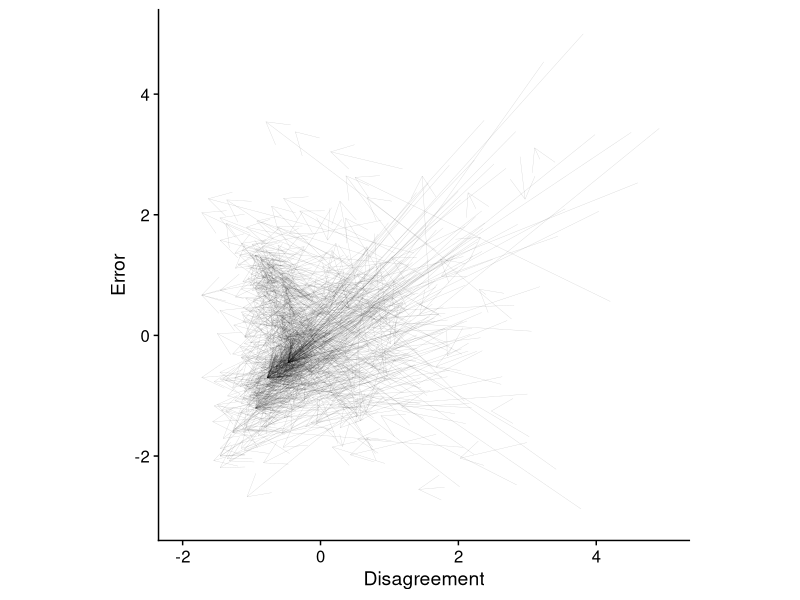
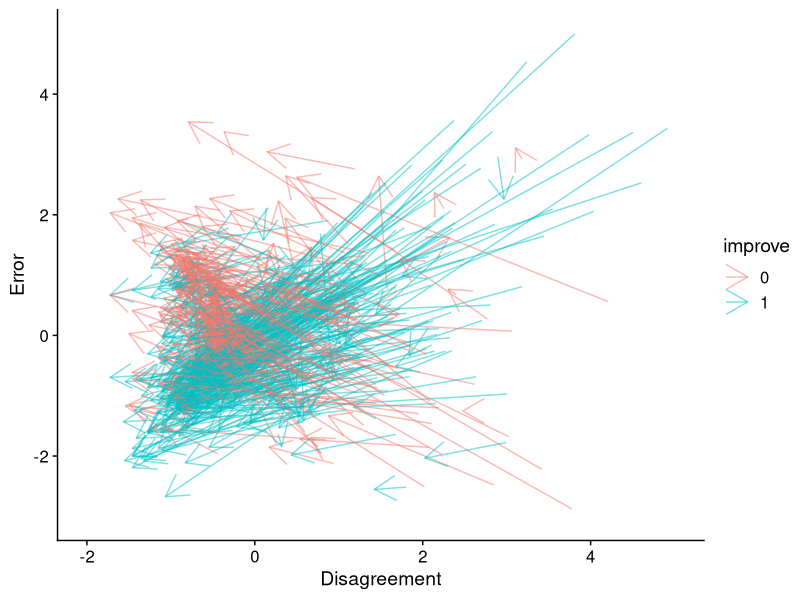
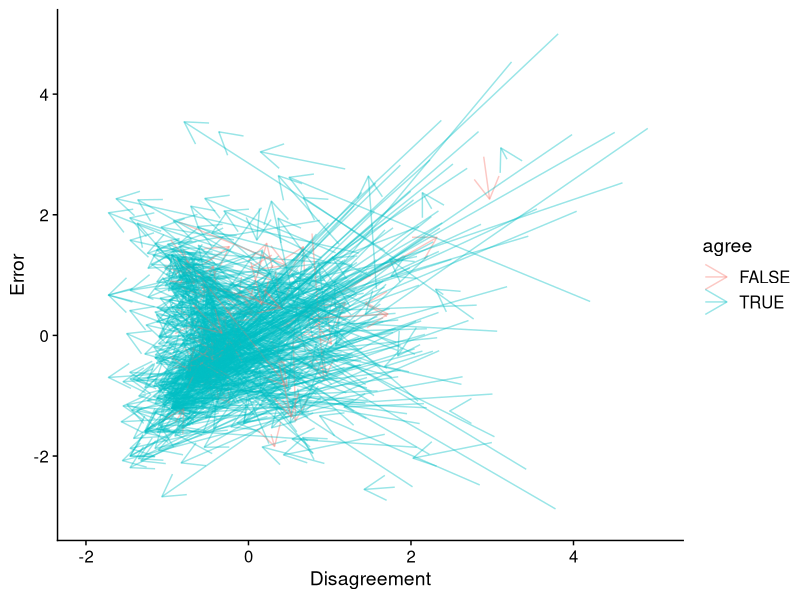
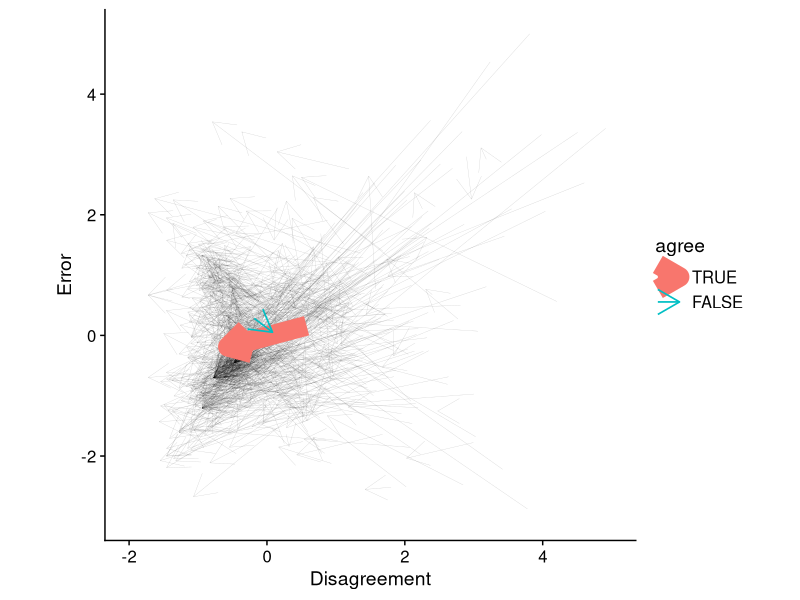
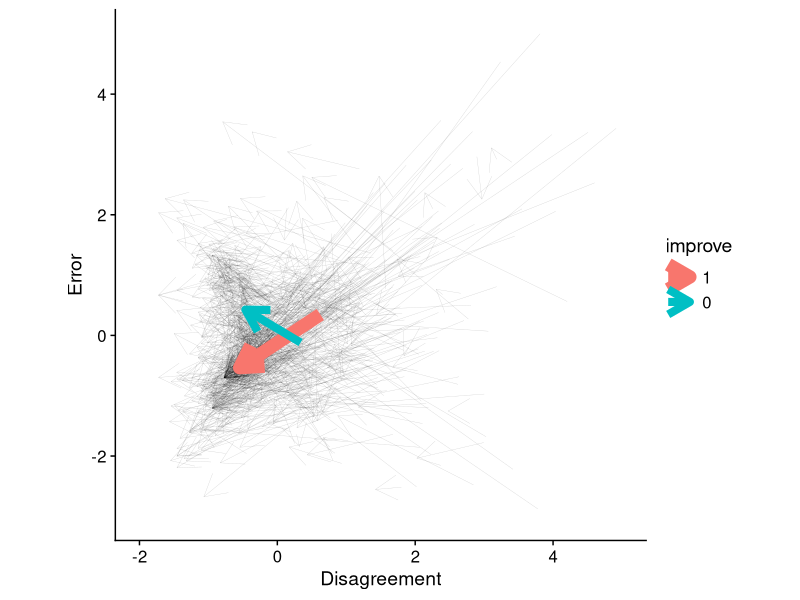

These charts were generated, in order, by the following R code:
## ---- chunk 1
setwd("/Users/owo/Desktop/convergence-valence_space/")
library("tidyverse")
library("cowplot")
## ---- chunk 2
group_data <- read_csv("data1.csv")
# DATA1 <- read_csv("indS1dates1.csv")
# DATA2 <- read_csv("indS1dates2.csv")
# DATA  <- bind_rows(DATA1, DATA2)
group_data <- mutate(group_data, agree = sd2 < sd1) # create a new variable to indicate whether group agreement formed
## ---- chunk 3
group_data_n <- group_data %>% 
  pivot_longer(cols = 8:9,   names_to ="acc_time", values_to = "acc_val") %>% 
  pivot_longer(cols = 12:13, names_to ="agr_time", values_to = "agr_val") %>% 
  group_by(qcode) %>% 
  mutate(acc_val = scale(acc_val), agr_val = scale(agr_val)) %>% 
  pivot_wider(names_from = "acc_time", values_from = "acc_val") %>% 
  pivot_wider(names_from = "agr_time", values_from = "agr_val") %>% 
  mutate(agree = as.factor(agree), improve = as.factor(improve)) %>% 
  ungroup(qcode)
## ---- chunk 4
arrow_graph_n <- ggplot() +
  geom_segment(aes(x = sd1, y = aee1, xend = sd2, yend = aee2), data = group_data_n, arrow = arrow(), alpha = 0.2, size = 0.1) + 
  theme_cowplot() + xlab('Disagreement') + ylab('Error') + ylim(-3, 5) + xlim(-2, 5) + theme(aspect.ratio=1) 
arrow_graph_n # normalised 

arrow_graph_accuracy_n <- ggplot() +
  geom_segment(aes(x = sd1, y = aee1, xend = sd2, yend = aee2, colour = improve), data = group_data_n, arrow = arrow(), alpha = 0.5) + 
  theme_cowplot() + xlab('Disagreement') + ylab('Error') + ylim(-3, 5) + xlim(-2, 5)
arrow_graph_accuracy_n # normalised broken down with whether group performance were improved

arrow_graph_agree_n <- ggplot() +
  geom_segment(aes(x = sd1, y = aee1, xend = sd2, yend = aee2, colour = agree), data = group_data_n, arrow = arrow(), alpha = 0.4) + 
  theme_cowplot() + xlab('Disagreement') + ylab('Error') + ylim(-3, 5) + xlim(-2, 5)
arrow_graph_agree_n # normalised broken down with whether group agreement were formed
## ---- chunk 5
averaged_data_n <- group_data_n %>% 
  select(sd1, sd2, aee1, aee2, agree) %>% 
  group_by(agree) %>% 
  summarise(sd1 = mean(sd1), sd2 = mean(sd2), aee1 = mean(aee1), aee2 = mean(aee2), case = n()/100)
line_thickness <- averaged_data_n %>% select(case) %>% unlist() %>% as.vector() # don't mapping thickness by aes(size = x)

arrow_graph_agree_n_average <- ggplot() +
  geom_segment(aes(x = sd1, y = aee1, xend = sd2, yend = aee2), data = group_data_n, arrow = arrow(), alpha = 0.2, size = 0.1) + 
  geom_segment(aes(x = sd1, y = aee1, xend = sd2, yend = aee2, colour = agree), data = averaged_data_n %>% filter(agree == 'TRUE'), arrow = arrow(), alpha = 1, lwd = line_thickness[2]) + 
  geom_segment(aes(x = sd1, y = aee1, xend = sd2, yend = aee2, colour = agree), data = averaged_data_n %>% filter(agree == 'FALSE'), arrow = arrow(), alpha = 1, lwd = line_thickness[1]) + 
  theme_cowplot() + xlab('Disagreement') + ylab('Error') + ylim(-3, 5) + xlim(-2, 5) + guides(size = "none") + theme(aspect.ratio=1)
arrow_graph_agree_n_average # normalised broken down with whether group agreement were formed

averaged_data_n <- group_data_n %>% 
  select(sd1, sd2, aee1, aee2, improve) %>% 
  group_by(improve) %>% 
  summarise(sd1 = mean(sd1), sd2 = mean(sd2), aee1 = mean(aee1), aee2 = mean(aee2), case = n()/100)

line_thickness <- averaged_data_n %>% select(case) %>% unlist() %>% as.vector()
arrow_graph_improve_n_average <- ggplot() +
  geom_segment(aes(x = sd1, y = aee1, xend = sd2, yend = aee2), data = group_data_n, arrow = arrow(), alpha = 0.2, size = 0.1) +
  geom_segment(aes(x = sd1, y = aee1, xend = sd2, yend = aee2, colour = improve), data = averaged_data_n %>% filter(improve == 1), arrow = arrow(), alpha = 1, lwd = line_thickness[2]) + 
  geom_segment(aes(x = sd1, y = aee1, xend = sd2, yend = aee2, colour = improve), data = averaged_data_n %>% filter(improve == 0), arrow = arrow(), alpha = 1, lwd = line_thickness[1]) + 
  theme_cowplot() + xlab('Disagreement') + ylab('Error') + ylim(-3, 5) + xlim(-2, 5) + guides(size = "none") + theme(aspect.ratio=1)
arrow_graph_improve_n_average # normalised broken down with whether group agreement were formed
## ---- chunk 6
# I_Mer <- plot_grid(arrow_graph, arrow_graph_accuracy, arrow_graph_agree, arrow_graph_n, arrow_graph_accuracy_n, arrow_graph_agree_n, labels = "AUTO") # figures without normalised are removed.
# I_Mer <- plot_grid(arrow_graph_n, arrow_graph_accuracy_n, arrow_graph_agree_n, arrow_graph_agree_n_average, labels = "AUTO", nrow = 1)
I_Mer <- plot_grid(arrow_graph_n, arrow_graph_agree_n_average, arrow_graph_improve_n_average, labels = "AUTO", nrow = 1, align = "v", axis = "lb")
figure2 <- plot_grid(arrow_graph_agree_n, arrow_graph_accuracy_n, labels = "AUTO", nrow = 1, align = "v", axis = "lb")
save_plot('figure_25Oct.jpg',I_Mer, ncol = 3)
save_plot('figure2_25Oct.jpg',figure2, ncol = 2)
